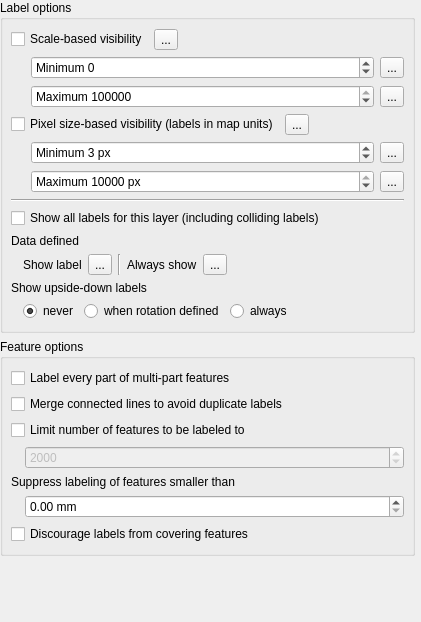
                    <widget class="QWidget" name="scrollAreaWidgetContents_5">
                     <property name="geometry">
                      <rect>
                       <x>0</x>
                       <y>0</y>
                       <width>421</width>
                       <height>622</height>
                      </rect>
                     </property>
                     <layout class="QVBoxLayout" name="verticalLayout_8">
                      <property name="leftMargin">
                       <number>0</number>
                      </property>
                      <property name="topMargin">
                       <number>0</number>
                      </property>
                      <property name="rightMargin">
                       <number>6</number>
                      </property>
                      <item>
                       <widget class="QgsCollapsibleGroupBox" name="mRenderingLabelGrpBx">
                        <property name="title">
                         <string>Label options</string>
                        </property>
                        <property name="syncGroup" stdset="0">
                         <string notr="true">labelrenderinggroup</string>
                        </property>
                        <layout class="QVBoxLayout" name="verticalLayout_16">
                         <property name="leftMargin">
                          <number>8</number>
                         </property>
                         <property name="rightMargin">
                          <number>8</number>
                         </property>
                         <item>
                          <layout class="QGridLayout" name="gridLayout_9">
                           <property name="verticalSpacing">
                            <number>6</number>
                           </property>
                           <item row="0" column="0">
                            <widget class="QCheckBox" name="mScaleBasedVisibilityChkBx">
                             <property name="sizePolicy">
                              <sizepolicy hsizetype="Maximum" vsizetype="Fixed">
                               <horstretch>0</horstretch>
                               <verstretch>0</verstretch>
                              </sizepolicy>
                             </property>
                             <property name="text">
                              <string>Scale-based visibility</string>
                             </property>
                            </widget>
                           </item>
                           <item row="0" column="1">
                            <widget class="QgsDataDefinedButton" name="mScaleBasedVisibilityDDBtn">
                             <property name="text">
                              <string>...</string>
                             </property>
                            </widget>
                           </item>
                           <item row="0" column="2">
                            <spacer name="horizontalSpacer_4">
                             <property name="orientation">
                              <enum>Qt::Horizontal</enum>
                             </property>
                             <property name="sizeHint" stdset="0">
                              <size>
                               <width>0</width>
                               <height>20</height>
                              </size>
                             </property>
                            </spacer>
                           </item>
                           <item row="1" column="0" colspan="3">
                            <widget class="QFrame" name="mScaleBasedVisibilityFrame">
                             <property name="frameShape">
                              <enum>QFrame::NoFrame</enum>
                             </property>
                             <layout class="QGridLayout" name="gridLayout_2">
                              <property name="leftMargin">
                               <number>20</number>
                              </property>
                              <property name="topMargin">
                               <number>0</number>
                              </property>
                              <property name="rightMargin">
                               <number>0</number>
                              </property>
                              <property name="bottomMargin">
                               <number>0</number>
                              </property>
                              <property name="verticalSpacing">
                               <number>6</number>
                              </property>
                              <item row="0" column="0">
                               <widget class="QgsSpinBox" name="mScaleBasedVisibilityMinSpnBx">
                                <property name="sizePolicy">
                                 <sizepolicy hsizetype="MinimumExpanding" vsizetype="Fixed">
                                  <horstretch>0</horstretch>
                                  <verstretch>0</verstretch>
                                 </sizepolicy>
                                </property>
                                <property name="toolTip">
                                 <string>Value &amp;lt; 0 represents a scale closer than 1:1, e.g. -10 = 10:1.&lt;br&gt;Value of 0 disables the specific limit.</string>
                                </property>
                                <property name="prefix">
                                 <string>Minimum </string>
                                </property>
                                <property name="minimum">
                                 <number>-999999999</number>
                                </property>
                                <property name="maximum">
                                 <number>999999999</number>
                                </property>
                                <property name="showClearButton" stdset="0">
                                 <bool>false</bool>
                                </property>
                               </widget>
                              </item>
                              <item row="0" column="1">
                               <widget class="QgsDataDefinedButton" name="mScaleBasedVisibilityMinDDBtn">
                                <property name="text">
                                 <string>...</string>
                                </property>
                               </widget>
                              </item>
                              <item row="1" column="0">
                               <widget class="QgsSpinBox" name="mScaleBasedVisibilityMaxSpnBx">
                                <property name="sizePolicy">
                                 <sizepolicy hsizetype="MinimumExpanding" vsizetype="Fixed">
                                  <horstretch>0</horstretch>
                                  <verstretch>0</verstretch>
                                 </sizepolicy>
                                </property>
                                <property name="toolTip">
                                 <string>Value &amp;lt; 0 represents a scale closer than 1:1, e.g. -10 = 10:1.&lt;br&gt;Value of 0 disables the specific limit.</string>
                                </property>
                                <property name="prefix">
                                 <string>Maximum </string>
                                </property>
                                <property name="minimum">
                                 <number>-999999999</number>
                                </property>
                                <property name="maximum">
                                 <number>999999999</number>
                                </property>
                                <property name="value">
                                 <number>10000000</number>
                                </property>
                                <property name="showClearButton" stdset="0">
                                 <bool>false</bool>
                                </property>
                               </widget>
                              </item>
                              <item row="1" column="1">
                               <widget class="QgsDataDefinedButton" name="mScaleBasedVisibilityMaxDDBtn">
                                <property name="text">
                                 <string>...</string>
                                </property>
                               </widget>
                              </item>
                             </layout>
                            </widget>
                           </item>
                          </layout>
                         </item>
                         <item>
                          <layout class="QGridLayout" name="gridLayout_16">
                           <property name="verticalSpacing">
                            <number>6</number>
                           </property>
                           <item row="0" column="0">
                            <widget class="QCheckBox" name="mFontLimitPixelChkBox">
                             <property name="sizePolicy">
                              <sizepolicy hsizetype="Maximum" vsizetype="Fixed">
                               <horstretch>0</horstretch>
                               <verstretch>0</verstretch>
                              </sizepolicy>
                             </property>
                             <property name="text">
                              <string>Pixel size-based visibility (labels in map units)</string>
                             </property>
                            </widget>
                           </item>
                           <item row="0" column="1">
                            <widget class="QgsDataDefinedButton" name="mFontLimitPixelDDBtn">
                             <property name="text">
                              <string>...</string>
                             </property>
                            </widget>
                           </item>
                           <item row="0" column="2">
                            <spacer name="horizontalSpacer_6">
                             <property name="orientation">
                              <enum>Qt::Horizontal</enum>
                             </property>
                             <property name="sizeHint" stdset="0">
                              <size>
                               <width>0</width>
                               <height>20</height>
                              </size>
                             </property>
                            </spacer>
                           </item>
                           <item row="1" column="0" colspan="3">
                            <widget class="QFrame" name="mFontLimitPixelFrame">
                             <property name="frameShape">
                              <enum>QFrame::NoFrame</enum>
                             </property>
                             <layout class="QGridLayout" name="gridLayout_32">
                              <property name="leftMargin">
                               <number>20</number>
                              </property>
                              <property name="topMargin">
                               <number>0</number>
                              </property>
                              <property name="rightMargin">
                               <number>0</number>
                              </property>
                              <property name="bottomMargin">
                               <number>0</number>
                              </property>
                              <property name="verticalSpacing">
                               <number>6</number>
                              </property>
                              <item row="0" column="0">
                               <widget class="QgsSpinBox" name="mFontMinPixelSpinBox">
                                <property name="sizePolicy">
                                 <sizepolicy hsizetype="MinimumExpanding" vsizetype="Fixed">
                                  <horstretch>0</horstretch>
                                  <verstretch>0</verstretch>
                                 </sizepolicy>
                                </property>
                                <property name="toolTip">
                                 <string>Labels will not show if smaller than this on screen</string>
                                </property>
                                <property name="suffix">
                                 <string> px</string>
                                </property>
                                <property name="prefix">
                                 <string>Minimum </string>
                                </property>
                                <property name="minimum">
                                 <number>1</number>
                                </property>
                                <property name="maximum">
                                 <number>1000</number>
                                </property>
                                <property name="value">
                                 <number>3</number>
                                </property>
                                <property name="showClearButton" stdset="0">
                                 <bool>false</bool>
                                </property>
                               </widget>
                              </item>
                              <item row="0" column="1">
                               <widget class="QgsDataDefinedButton" name="mFontMinPixelDDBtn">
                                <property name="text">
                                 <string>...</string>
                                </property>
                               </widget>
                              </item>
                              <item row="1" column="0">
                               <widget class="QgsSpinBox" name="mFontMaxPixelSpinBox">
                                <property name="sizePolicy">
                                 <sizepolicy hsizetype="MinimumExpanding" vsizetype="Fixed">
                                  <horstretch>0</horstretch>
                                  <verstretch>0</verstretch>
                                 </sizepolicy>
                                </property>
                                <property name="toolTip">
                                 <string>Labels will not show if larger than this on screen</string>
                                </property>
                                <property name="suffix">
                                 <string> px</string>
                                </property>
                                <property name="prefix">
                                 <string>Maximum </string>
                                </property>
                                <property name="minimum">
                                 <number>1</number>
                                </property>
                                <property name="maximum">
                                 <number>10000</number>
                                </property>
                                <property name="value">
                                 <number>10000</number>
                                </property>
                                <property name="showClearButton" stdset="0">
                                 <bool>false</bool>
                                </property>
                               </widget>
                              </item>
                              <item row="1" column="1">
                               <widget class="QgsDataDefinedButton" name="mFontMaxPixelDDBtn">
                                <property name="text">
                                 <string>...</string>
                                </property>
                               </widget>
                              </item>
                             </layout>
                            </widget>
                           </item>
                          </layout>
                         </item>
                         <item>
                          <widget class="Line" name="line_2">
                           <property name="orientation">
                            <enum>Qt::Horizontal</enum>
                           </property>
                          </widget>
                         </item>
                         <item>
                          <widget class="QCheckBox" name="mPalShowAllLabelsForLayerChkBx">
                           <property name="text">
                            <string>Show all labels for this layer (including colliding labels)</string>
                           </property>
                          </widget>
                         </item>
                         <item>
                          <widget class="QFrame" name="mLabelRenderingDDFrame">
                           <property name="frameShape">
                            <enum>QFrame::NoFrame</enum>
                           </property>
                           <property name="frameShadow">
                            <enum>QFrame::Raised</enum>
                           </property>
                           <layout class="QGridLayout" name="gridLayout_5">
                            <property name="margin">
                             <number>0</number>
                            </property>
                            <property name="verticalSpacing">
                             <number>6</number>
                            </property>
                            <item row="1" column="6">
                             <spacer name="horizontalSpacer_23">
                              <property name="orientation">
                               <enum>Qt::Horizontal</enum>
                              </property>
                              <property name="sizeHint" stdset="0">
                               <size>
                                <width>195</width>
                                <height>20</height>
                               </size>
                              </property>
                             </spacer>
                            </item>
                            <item row="1" column="2">
                             <widget class="QgsDataDefinedButton" name="mShowLabelDDBtn">
                              <property name="text">
                               <string>...</string>
                              </property>
                             </widget>
                            </item>
                            <item row="1" column="5">
                             <widget class="QgsDataDefinedButton" name="mAlwaysShowDDBtn">
                              <property name="text">
                               <string>...</string>
                              </property>
                             </widget>
                            </item>
                            <item row="1" column="4">
                             <widget class="QLabel" name="mAlwaysShowLabel">
                              <property name="sizePolicy">
                               <sizepolicy hsizetype="Maximum" vsizetype="Preferred">
                                <horstretch>0</horstretch>
                                <verstretch>0</verstretch>
                               </sizepolicy>
                              </property>
                              <property name="text">
                               <string>Always show</string>
                              </property>
                             </widget>
                            </item>
                            <item row="1" column="1">
                             <widget class="QLabel" name="mShowLabelLabel">
                              <property name="enabled">
                               <bool>true</bool>
                              </property>
                              <property name="sizePolicy">
                               <sizepolicy hsizetype="Maximum" vsizetype="Preferred">
                                <horstretch>0</horstretch>
                                <verstretch>0</verstretch>
                               </sizepolicy>
                              </property>
                              <property name="text">
                               <string>Show label</string>
                              </property>
                             </widget>
                            </item>
                            <item row="1" column="0">
                             <spacer name="horizontalSpacer_10">
                              <property name="orientation">
                               <enum>Qt::Horizontal</enum>
                              </property>
                              <property name="sizeType">
                               <enum>QSizePolicy::Fixed</enum>
                              </property>
                              <property name="sizeHint" stdset="0">
                               <size>
                                <width>6</width>
                                <height>20</height>
                               </size>
                              </property>
                             </spacer>
                            </item>
                            <item row="1" column="3">
                             <widget class="Line" name="line_4">
                              <property name="orientation">
                               <enum>Qt::Vertical</enum>
                              </property>
                             </widget>
                            </item>
                            <item row="0" column="0" colspan="7">
                             <widget class="QLabel" name="label_3">
                              <property name="text">
                               <string>Data defined</string>
                              </property>
                             </widget>
                            </item>
                           </layout>
                          </widget>
                         </item>
                         <item>
                          <widget class="QFrame" name="mUpsidedownFrame">
                           <layout class="QGridLayout" name="gridLayout">
                            <property name="margin">
                             <number>0</number>
                            </property>
                            <property name="verticalSpacing">
                             <number>6</number>
                            </property>
                            <item row="1" column="3">
                             <widget class="QRadioButton" name="mUpsidedownRadioAll">
                              <property name="text">
                               <string>always</string>
                              </property>
                             </widget>
                            </item>
                            <item row="1" column="1">
                             <widget class="QRadioButton" name="mUpsidedownRadioOff">
                              <property name="sizePolicy">
                               <sizepolicy hsizetype="Maximum" vsizetype="Fixed">
                                <horstretch>0</horstretch>
                                <verstretch>0</verstretch>
                               </sizepolicy>
                              </property>
                              <property name="text">
                               <string>never</string>
                              </property>
                              <property name="checked">
                               <bool>true</bool>
                              </property>
                             </widget>
                            </item>
                            <item row="1" column="2">
                             <widget class="QRadioButton" name="mUpsidedownRadioDefined">
                              <property name="sizePolicy">
                               <sizepolicy hsizetype="Maximum" vsizetype="Fixed">
                                <horstretch>0</horstretch>
                                <verstretch>0</verstretch>
                               </sizepolicy>
                              </property>
                              <property name="text">
                               <string>when rotation defined</string>
                              </property>
                             </widget>
                            </item>
                            <item row="1" column="0">
                             <spacer name="horizontalSpacer_3">
                              <property name="orientation">
                               <enum>Qt::Horizontal</enum>
                              </property>
                              <property name="sizeType">
                               <enum>QSizePolicy::Fixed</enum>
                              </property>
                              <property name="sizeHint" stdset="0">
                               <size>
                                <width>6</width>
                                <height>20</height>
                               </size>
                              </property>
                             </spacer>
                            </item>
                            <item row="0" column="0" colspan="4">
                             <widget class="QLabel" name="mUpsidedownLabel">
                              <property name="text">
                               <string>Show upside-down labels</string>
                              </property>
                             </widget>
                            </item>
                           </layout>
                          </widget>
                         </item>
                        </layout>
                       </widget>
                      </item>
                      <item>
                       <widget class="QgsCollapsibleGroupBox" name="mRenderingFeaturesGrpBx">
                        <property name="title">
                         <string>Feature options</string>
                        </property>
                        <property name="syncGroup" stdset="0">
                         <string notr="true">labelrenderinggroup</string>
                        </property>
                        <layout class="QVBoxLayout" name="verticalLayout">
                         <property name="leftMargin">
                          <number>8</number>
                         </property>
                         <property name="rightMargin">
                          <number>8</number>
                         </property>
                         <item>
                          <widget class="QCheckBox" name="chkLabelPerFeaturePart">
                           <property name="text">
                            <string>Label every part of multi-part features</string>
                           </property>
                          </widget>
                         </item>
                         <item>
                          <widget class="QCheckBox" name="chkMergeLines">
                           <property name="text">
                            <string>Merge connected lines to avoid duplicate labels</string>
                           </property>
                          </widget>
                         </item>
                         <item>
                          <widget class="QFrame" name="mLimitLabelFrame">
                           <layout class="QGridLayout" name="gridLayout_20">
                            <property name="margin">
                             <number>0</number>
                            </property>
                            <property name="verticalSpacing">
                             <number>6</number>
                            </property>
                            <item row="1" column="0">
                             <spacer name="verticalSpacer_8">
                              <property name="orientation">
                               <enum>Qt::Horizontal</enum>
                              </property>
                              <property name="sizeType">
                               <enum>QSizePolicy::Fixed</enum>
                              </property>
                              <property name="sizeHint" stdset="0">
                               <size>
                                <width>8</width>
                                <height>0</height>
                               </size>
                              </property>
                             </spacer>
                            </item>
                            <item row="1" column="1">
                             <widget class="QgsSpinBox" name="mLimitLabelSpinBox">
                              <property name="enabled">
                               <bool>false</bool>
                              </property>
                              <property name="toolTip">
                               <string>Number of features sent to labeling engine, though not all may be labeled</string>
                              </property>
                              <property name="minimum">
                               <number>0</number>
                              </property>
                              <property name="maximum">
                               <number>999999999</number>
                              </property>
                              <property name="value">
                               <number>2000</number>
                              </property>
                              <property name="showClearButton" stdset="0">
                               <bool>false</bool>
                              </property>
                             </widget>
                            </item>
                            <item row="0" column="0" colspan="2">
                             <widget class="QCheckBox" name="mLimitLabelChkBox">
                              <property name="text">
                               <string>Limit number of features to be labeled to</string>
                              </property>
                             </widget>
                            </item>
                           </layout>
                          </widget>
                         </item>
                         <item>
                          <widget class="QFrame" name="mMinSizeFrame">
                           <layout class="QGridLayout" name="gridLayout_21">
                            <property name="margin">
                             <number>0</number>
                            </property>
                            <property name="verticalSpacing">
                             <number>6</number>
                            </property>
                            <item row="1" column="0">
                             <spacer name="horizontalSpacer_20">
                              <property name="orientation">
                               <enum>Qt::Horizontal</enum>
                              </property>
                              <property name="sizeType">
                               <enum>QSizePolicy::Fixed</enum>
                              </property>
                              <property name="sizeHint" stdset="0">
                               <size>
                                <width>8</width>
                                <height>0</height>
                               </size>
                              </property>
                             </spacer>
                            </item>
                            <item row="1" column="1">
                             <widget class="QgsDoubleSpinBox" name="mMinSizeSpinBox">
                              <property name="suffix">
                               <string> mm</string>
                              </property>
                             </widget>
                            </item>
                            <item row="0" column="0" colspan="2">
                             <widget class="QLabel" name="label_19">
                              <property name="text">
                               <string>Suppress labeling of features smaller than</string>
                              </property>
                             </widget>
                            </item>
                           </layout>
                          </widget>
                         </item>
                         <item>
                          <widget class="QCheckBox" name="chkNoObstacle">
                           <property name="enabled">
                            <bool>true</bool>
                           </property>
                           <property name="text">
                            <string>Discourage labels from covering features</string>
                           </property>
                          </widget>
                         </item>
                        </layout>
                       </widget>
                      </item>
                      <item>
                       <spacer name="verticalSpacer_5">
                        <property name="orientation">
                         <enum>Qt::Vertical</enum>
                        </property>
                        <property name="sizeHint" stdset="0">
                         <size>
                          <width>20</width>
                          <height>0</height>
                         </size>
                        </property>
                       </spacer>
                      </item>
                     </layout>
                    </widget>
